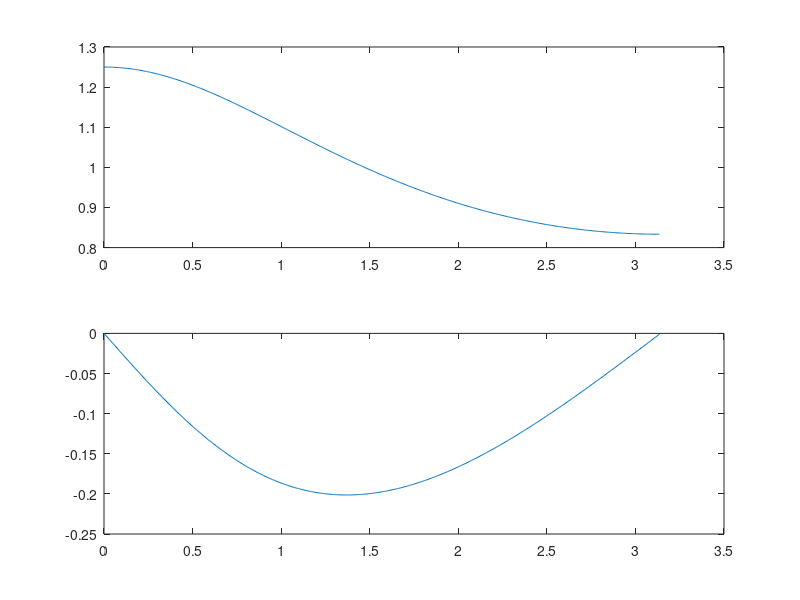

The MATLAB script that drew this image:
b = [1];
a = [1 -0.2];
[X,W] = freqz(b,a);
figure(1),subplot(2,1,1), plot(W, abs(X));
figure(1), subplot(2,1,2), plot(W,angle(X)); %instance phase to angle
